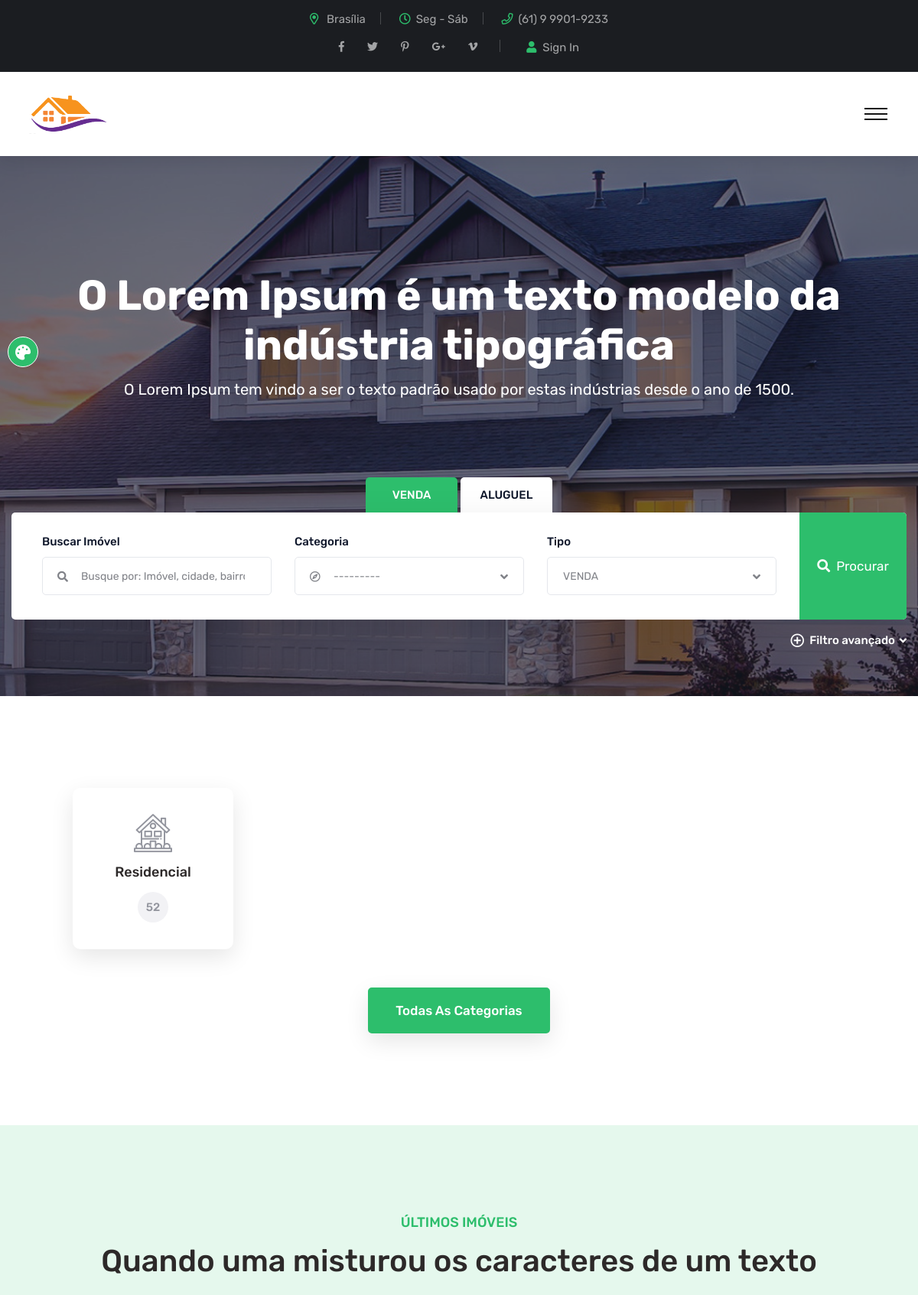
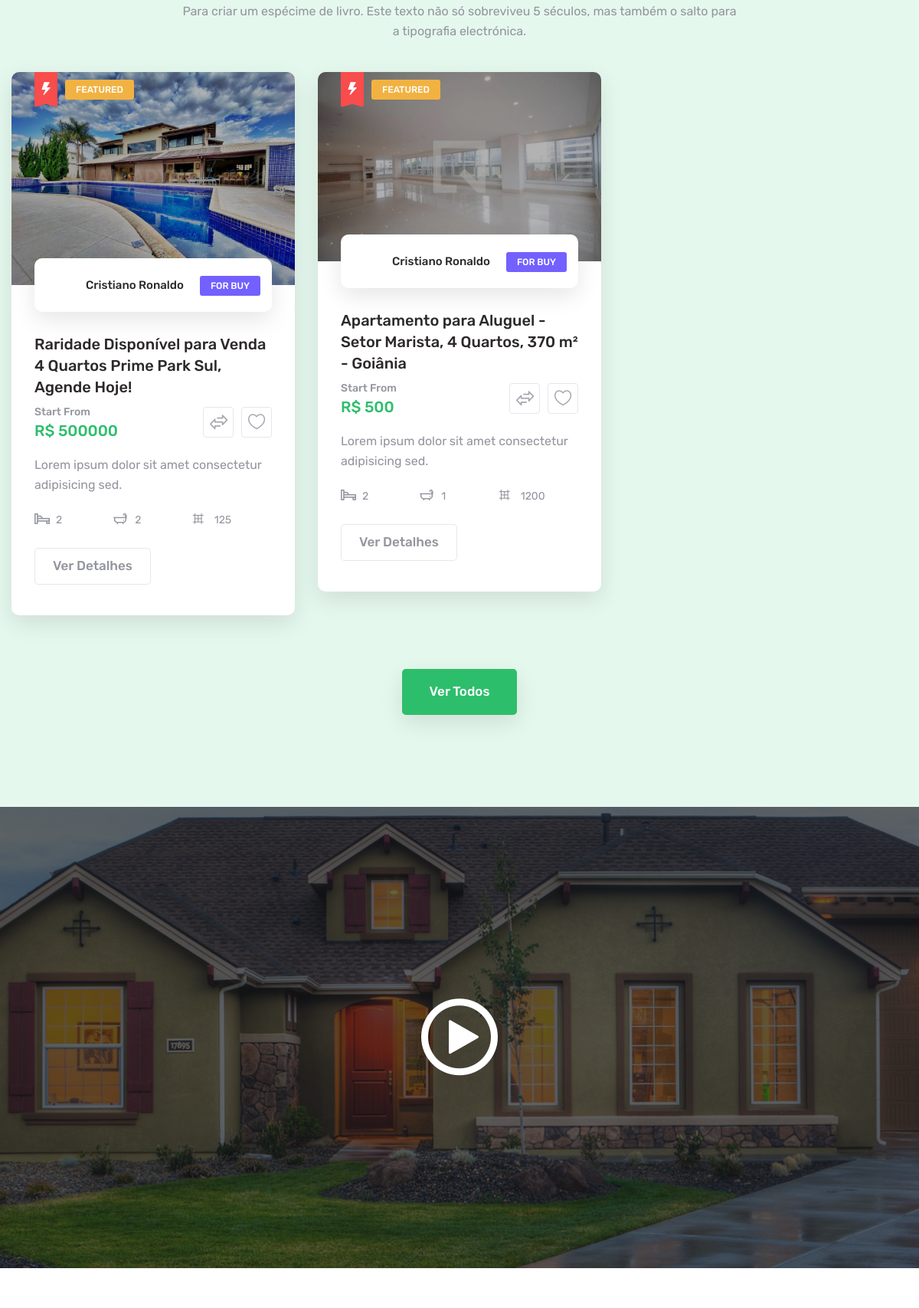
The page / (upper part) on the database its author committed (2 pictures, top to bottom).
### home/models.py (models this page shows, shortened)
class Property(models.Model):
	cover = StdImageField('Imagem', upload_to='cover', null=True, blank=True, variations={'thumb': {'width': 300, 'height': 350, 'crop': True }})
	agent = models.ForeignKey(Agent, on_delete=models.CASCADE)
	title = models.CharField('Título', max_length=255)
	category = models.ForeignKey(Category, on_delete=models.CASCADE)
	slug = models.SlugField('Slug', max_length=255, unique=True, null=True, blank=True)
	content = models.TextField('Descrição', )
	price = models.IntegerField('Preço',)
	address = models.TextField('Endereço',)
	NUMBER_CHOICES = (
		('1', '1'),
		('2', '2'),
		('3', '3'),
		('4', '4'),
		('5', '5'),
		('6', '6'),
		)
	rooms =  models.CharField('Quartos', max_length=255, choices=NUMBER_CHOICES)
	bathrooms = models.CharField('Banheiros', max_length=255, choices=NUMBER_CHOICES)
	garage_size = models.CharField('Vagas', max_length=255, choices=NUMBER_CHOICES)
	area = models.IntegerField('Área', )
	TYPE_CHOICES = (
		('sale', 'Venda'),
		('rent', 'Aluguel'),
		)
	type_property = models.CharField('Venda ou Aluguel?', max_length=255, choices=TYPE_CHOICES)
	plant = StdImageField('Planta', upload_to='Plant', null=True, blank=True, variations={'thumb': {'width': 439, 'height': 337, 'crop': True }})
	state = models.ForeignKey(State, on_delete=models.CASCADE)
	city = models.ForeignKey(City, on_delete=models.CASCADE)
	district = models.ForeignKey(District, on_delete=models.CASCADE)
	zipcode = models.CharField('CEP', max_length=255)
	google_maps = models.TextField()
	class Meta:
		verbose_name = 'Imóvel'
		verbose_name_plural = 'Imóveis'

class Agent(models.Model):
	image = StdImageField('Imagem', upload_to='Agent', null=True, blank=True, variations={'thumb': {'width': 70, 'height': 70, 'crop': True }})
	user = models.ForeignKey(User, on_delete=models.CASCADE)
	name = models.CharField('Nome do corretor', max_length=255)
	number = models.CharField('Telefone', max_length=255)
	facebook = models.URLField('Facebook',)
	instagram = models.URLField('Instagram',)
	whatsapp = models.URLField('WhatsApp',)
	class Meta:
		verbose_name = 'Corretor'
		verbose_name_plural = 'Corretores'

### home/views.py (the view)
# urls.py: path('', views.index, name='index'),
def index(request):
	context = {}
	property = Property.objects.all()
	agent = Agent.objects.all()
	property_filter = PropertyFilter(
		request.GET,
		queryset=Property.objects.all()
	)
	context = {
		'property_list': property,
		'gent_list': agent,
		'property_filter': property_filter
		}
	return render(request, 'index.html', context)

### home/models.py (called while the page is built)
	def __str__(self):
		return self.name

	def __str__(self):
		return self.name

	def __str__(self):
		return f'{self.name}, {self.state.name}'

	def __str__(self):
		return self.name

### home/templates/index.html (shortened to what this page needs)
{% load static %}
{% load widget_tweaks %}
<!DOCTYPE html>
<html lang="en">
<head>
{% include 'includes/css.html' %}
</head>
<body>
    <div class="boxed_wrapper">
        {% include 'includes/header.html' %}
        <section class="banner-section" style="background-image: url({% static 'assets/images/1.jpg' %});">
            <div class="auto-container">
                <div class="inner-container">
                    <div class="content-box centred">
                        <h2>O Lorem Ipsum é um texto modelo da indústria tipográfica</h2>
                        <p>O Lorem Ipsum tem vindo a ser o texto padrão usado por estas indústrias desde o ano de 1500.</p>
                    </div>
                    {% include 'includes/search.html' %}
                </div>
            </div>
        </section>
        <section class="category-section centred">
            <div class="auto-container">
                <div class="inner-container wow slideInLeft animated" data-wow-delay="00ms" data-wow-duration="1500ms">
                    <ul class="category-list clearfix">
                        <li>
                            <div class="category-block-one">
                                <div class="inner-box">
                                    <div class="icon-box"><i class="icon-1"></i></div>
                                    <h5><a href="property-details.html">Residencial</a></h5>
                                    <span>52</span>
                                </div>
                            </div>
                        </li>
                    </ul>
                    <div class="more-btn"><a href="categories.html" class="theme-btn btn-one">Todas as categorias</a></div>
                </div>
            </div>
        </section>
        <section class="feature-section sec-pad bg-color-1">
            <div class="auto-container">
                <div class="sec-title centred">
                    <h5>Últimos imóveis</h5>
                    <h2>Quando uma misturou os caracteres de um texto</h2>
                    <p>Para criar um espécime de livro. Este texto não só sobreviveu 5 séculos, mas também o salto para  <br />a tipografia electrónica.</p>
                </div>
                <div class="row clearfix">
                    {% for property in property_filter.qs %}
                    <div class="col-lg-4 col-md-6 col-sm-12 feature-block" style="margin-bottom: 20px;">
                        <div class="feature-block-one wow fadeInUp animated" data-wow-delay="00ms" data-wow-duration="1500ms">
                            <div class="inner-box">
                                <div class="image-box">
                                    <figure class="image"><img src="{{ property.cover.url  }}" alt=""></figure>
                                    <div class="batch"><i class="icon-11"></i></div>
                                    <span class="category">Featured</span>
                                </div>
                                <div class="lower-content">
                                    <div class="author-info clearfix">
                                        <div class="author pull-left">
                                            <figure class="author-thumb"><img src="{{ property.agent.image.thumb.url  }}" alt=""></figure>
                                            <h6>{{ property.agent.name }}</h6>
                                        </div>
                                        <div class="buy-btn pull-right"><a href="property-details.html">For Buy</a></div>
                                    </div>
                                    <div class="title-text"><h4><a href="/detalhes-do-imovel/{{ property.slug }}">{{ property.title }}</a></h4></div>
                                    <div class="price-box clearfix">
                                        <div class="price-info pull-left">
                                            <h6>Start From</h6>
                                            <h4>R$ {{ property.price }}</h4>
                                        </div>
                                        <ul class="other-option pull-right clearfix">
                                            <li><a href="property-details.html"><i class="icon-12"></i></a></li>
                                            <li><a href="property-details.html"><i class="icon-13"></i></a></li>
                                        </ul>
                                    </div>
                                    <p>Lorem ipsum dolor sit amet consectetur adipisicing sed.</p>
                                    <ul class="more-details clearfix">
                                        <li><i class="icon-14"></i>{{ property.bathrooms }}</li>
                                        <li><i class="icon-15"></i>{{ property.garage_size }}</li>
                                        <li><i class="icon-16"></i>{{ property.area }}</li>
                                    </ul>
                                    <div class="btn-box"><a href="/detalhes-do-imovel/{{ property.slug }}" class="theme-btn btn-two">Ver detalhes</a></div>
                                </div>
                            </div>
                        </div>
                    </div>
                    {% endfor %}
                </div>
                <div class="more-btn centred"><a href="property-list.html" class="theme-btn btn-one">Ver todos</a></div>
            </div>
        </section>
        <section class="video-section centred" style="background-image: url({% static 'assets/images/2.jpg' %});">
            <div class="auto-container">
                <div class="video-inner">
                    <div class="video-btn">
                        <a href="https://www.youtube.com/watch?v=nfP5N9Yc72A&amp;t=28s" class="lightbox-image" data-caption=""><i class="icon-17"></i></a>
                    </div>
                </div>
            </div>
        </section>
        <section class="deals-section sec-pad">
        </section>
    </div>
</body>
</html>

### home/static/assets/css/color/theme-color.css (style rules this page uses)
.theme-btn.btn-one { background-color: #2dbe6c; border: 2px solid #2dbe6c; }
.category-block-one .inner-box:before { background-color: #2dbe6c; }
.sec-title h5 { color: #2dbe6c; }
.feature-block-one .inner-box .lower-content .price-box .price-info h4 { color: #2dbe6c; }
.theme-btn.btn-two:before { background-color: #2dbe6c; }

### home/static/assets/css/responsive.css (style rules this page uses)
@media only screen and (max-width: 1200px) { .category-section .category-list li { width: 33.333%; } }
@media only screen and (max-width: 1200px) { .category-section .category-block-one .inner-box { margin-bottom: 30px; } }
@media only screen and (max-width: 1200px) { .category-section .more-btn { margin-top: 20px; } }
@media only screen and (max-width: 1200px) { .feature-block-one .inner-box .lower-content .more-details li:before { display: none; } }

### rows shown on the page
Property: cover (picture), agent.name "Cristiano Ronaldo", title "Raridade Disponível para Venda 4 Quartos Prime Park Sul, Agende Hoje!", price "500000", bathrooms "2", garage_size "2", area "125"
Property: cover (picture), agent.name "Cristiano Ronaldo", title "Apartamento para Aluguel - Setor Marista, 4 Quartos, 370 m² - Goiânia", price "500", bathrooms "2", garage_size "1", area "1200"
